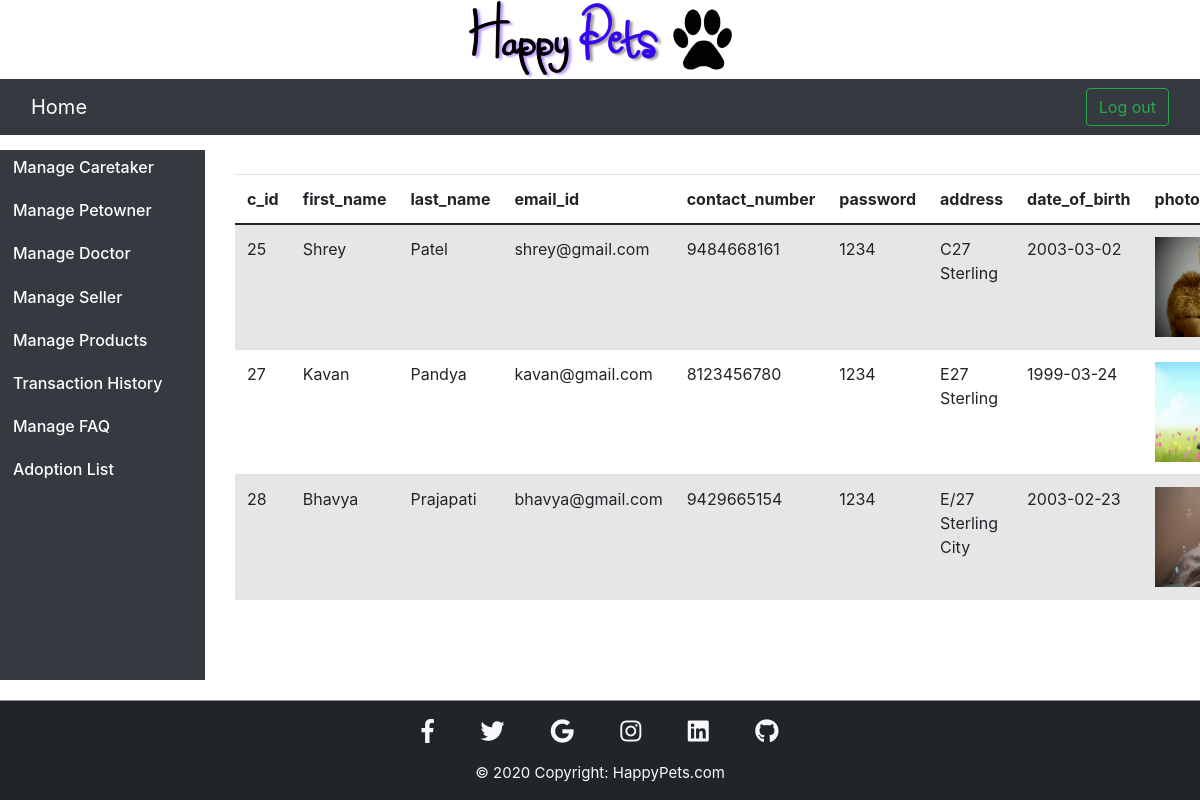
The page /Admin/acartaker.php (signed in) on the database its author committed.
### tables this page shows
CREATE TABLE `caretaker` (
  `c_id` int(11) NOT NULL,
  `first_name` varchar(20) NOT NULL,
  `last_name` varchar(20) NOT NULL,
  `email_id` varchar(50) NOT NULL,
  `contact_number` bigint(10) NOT NULL,
  `password` varchar(20) NOT NULL,
  `address` varchar(300) NOT NULL,
  `date_of_birth` date NOT NULL,
  `photo` varchar(50) NOT NULL,
  `status` varchar(10) NOT NULL,
  `specialist` varchar(40) NOT NULL,
  `gender` varchar(20) NOT NULL
);

### Admin/acartaker.php (the view, shortened to what this page needs)
<?php
include 'header.php';
include 'asidebar.php';
?>
<div class = "right_content">
		<div class="container my-4" style="margin-left:0px;">
		  <form action="" method="POST">
		    <table class="table table-striped" id="myTable">
		      <thead>
		        <tr>
		          <th scope="col">c_id</th>
		          <th scope="col">first_name</th>
		          <th scope="col">last_name</th>
		          <th scope="col">email_id</th>
		          <th scope="col">contact_number</th>
		          <th scope="col">password</th>
		          <th scope="col">address</th>
		          <th scope="col">date_of_birth</th>
		          <th scope="col">photo</th>
		        </tr>
		      </thead>
		      <tbody>
			        <?php
			          $sql = "SELECT * FROM `caretaker`";
			          $result = mysqli_query($conn, $sql);
			          while($row = mysqli_fetch_assoc($result)){
			            echo "<tr>
			            <td>". $row['c_id'] . "</td>
			            <td>". $row['first_name'] . "</td>
			            <td>". $row['last_name'] . "</td>
			            <td>". $row['email_id'] . "</td>
			            <td>". $row['contact_number'] . "</td>
			            <td>". $row['password'] . "</td>
			            <td>". $row['address'] . "</td>
			            <td>". $row['date_of_birth'] . "</td>
			            <td>"
			            ?>
			            <img style="width:100px; height:100px" src="/HappyPets/Photo/careTaker/<?php echo $row['photo']; ?>" />
			            <?php
			            echo "</td>
			            <td>". $row['status'] . "</td>
			            <td>". $row['specialist'] . "</td>";
			            $c_id = $row['c_id'];
			           echo "<td> <button class='delete btn btn-sm btn-primary' name='delete' id='delete' value='$c_id'>Delete</button>  </td>
			          </tr>";
			        }
			          ?>
      			</tbody>
		 </table>
 	 </form>
	 </div>
</div>
<?php
include 'footer.php';
?>

### Admin/asidebar.php (style rules this page uses)
.right_content { height: calc(100vh - 280px); overflow-y: auto; overflow-x: auto; }

### rows shown on the page
caretaker: c_id "25", first_name "Shrey", last_name "Patel", email "shrey@gmail.com", contact_number "9484668161", password "1234", address "C27 Sterling", date_of_birth "2003-03-02", photo (picture)
caretaker: c_id "27", first_name "Kavan", last_name "Pandya", email "kavan@gmail.com", contact_number "8123456780", password "1234", address "E27 Sterling", date_of_birth "1999-03-24", photo (picture)
caretaker: c_id "28", first_name "Bhavya", last_name "Prajapati", email "bhavya@gmail.com", contact_number "9429665154", password "1234", address "E/27 Sterling City", date_of_birth "2003-02-23", photo (picture)
